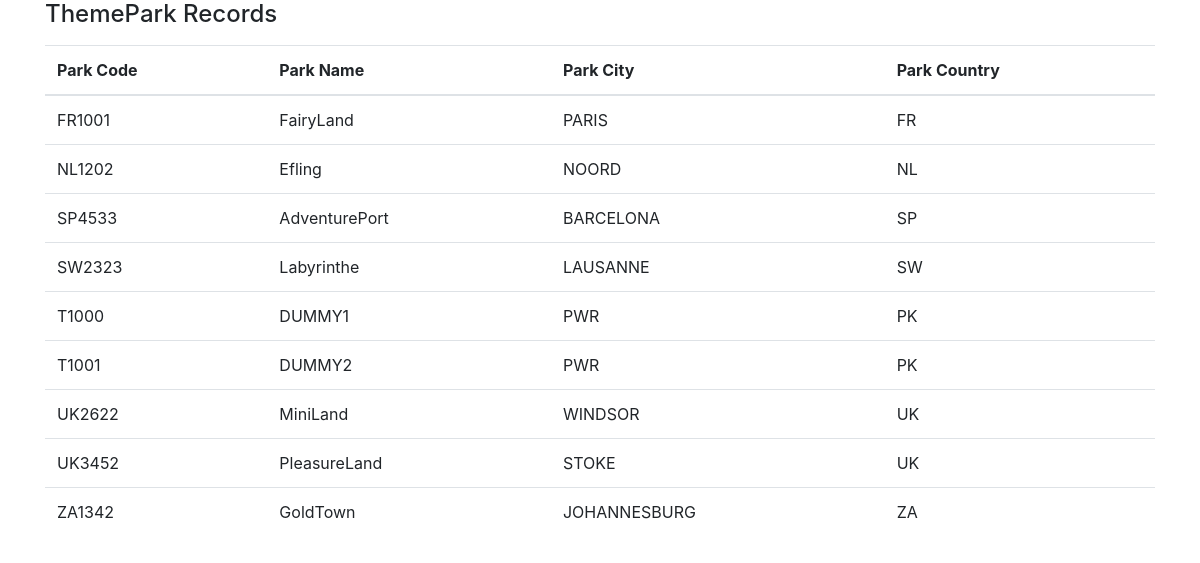
/Mat/read_themepark.php, run on the app's committed database.
### tables this page shows
CREATE TABLE `THEMEPARK` (
  `PARK_CODE` varchar(10) NOT NULL,
  `PARK_NAME` varchar(35) NOT NULL,
  `PARK_CITY` varchar(50) DEFAULT NULL,
  `PARK_COUNTRY` char(2) NOT NULL
);

### Mat/read_themepark.php (the view, shortened to what this page needs)
<!doctype html>
<html lang="en">
<head>
    <link rel="stylesheet" href="https://stackpath.bootstrapcdn.com/bootstrap/4.3.1/css/bootstrap.min.css">
</head>
<body>
<div class="container">
    <h4>ThemePark Records</h4>
    <?php
    $username = 'root';
    $password = '';
    try {
        $conn = new PDO("mysql:host=localhost;dbname=p218743_usman", $username, $password);
        $conn->setAttribute(PDO::ATTR_ERRMODE, PDO::ERRMODE_EXCEPTION);
    } catch(PDOException $e) {
        echo "Connection failed: " . $e->getMessage();
    }
        $query_2 = $conn->query('select * from THEMEPARK');
        $result   = $query_2->fetchAll(PDO::FETCH_OBJ);
        ?>
      <table class="table mt-3">
            <thead>
            <th>Park Code</th>
            <th>Park Name</th>
            <th>Park City</th>
            <th>Park Country</th>
            </thead>
            <tbody>
            <?php
            foreach ($result as $value){
                echo "<tr>
                <td>$value->PARK_CODE</td>
                <td>$value->PARK_NAME</td>
                <td>$value->PARK_CITY</td>
                <td>$value->PARK_COUNTRY</td>
                </tr>";
            }
            ?>
            </tbody>
        </table>
</div>
</body>
</html>

### data on the page
themepark: PARK_CODE "FR1001", PARK_NAME "FairyLand", PARK_CITY "PARIS", PARK_COUNTRY "FR"
themepark: PARK_CODE "NL1202", PARK_NAME "Efling", PARK_CITY "NOORD", PARK_COUNTRY "NL"
themepark: PARK_CODE "SP4533", PARK_NAME "AdventurePort", PARK_CITY "BARCELONA", PARK_COUNTRY "SP"
themepark: PARK_CODE "SW2323", PARK_NAME "Labyrinthe", PARK_CITY "LAUSANNE", PARK_COUNTRY "SW"
themepark: PARK_CODE "T1000", PARK_NAME "DUMMY1", PARK_CITY "PWR", PARK_COUNTRY "PK"
themepark: PARK_CODE "T1001", PARK_NAME "DUMMY2", PARK_CITY "PWR", PARK_COUNTRY "PK"
themepark: PARK_CODE "UK2622", PARK_NAME "MiniLand", PARK_CITY "WINDSOR", PARK_COUNTRY "UK"
themepark: PARK_CODE "UK3452", PARK_NAME "PleasureLand", PARK_CITY "STOKE", PARK_COUNTRY "UK"
themepark: PARK_CODE "ZA1342", PARK_NAME "GoldTown", PARK_CITY "JOHANNESBURG", PARK_COUNTRY "ZA"
